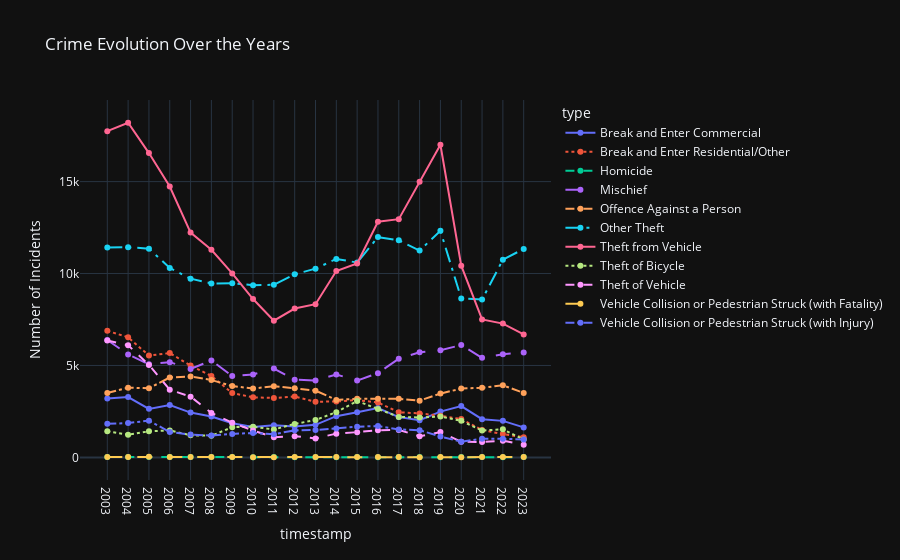

The code cell stored with this chart in its notebook:
### Markdown cell above
What is the significant growth of each crime over the given period of years ?
Plot helps to visualize the distribution of the different types of crimes in the City. By looking at the height of each bar, one can quickly see which types of crimes are most common and least common in the dataset.Here theft seems to be a major problem, especially theft from a vehicle.

### Code cell
# Evolution of crime over the years
crime_by_year = crime_data.groupby([crime_data['timestamp'].dt.year, 'type']).size().reset_index(name='count')

# Plot the data
fig = px.line(crime_by_year, x='timestamp', y='count', color='type',
              markers=True, line_dash='type', labels={'count': 'Number of Incidents'},
              title='Crime Evolution Over the Years',
              template='plotly_dark')

fig.update_xaxes(type='category')  # Ensure x-axis is treated as categorical
fig.show()

### Figure 1 — Plotly figure (JSON) as saved in the notebook; plotly's stock layout.template omitted (floating-point values rounded to 4 significant figures)
{"data": [{"hovertemplate": "type=Break and Enter Commercial<br>timestamp=%{x}<br>Number of Incidents=%{y}<extra></extra>", "legendgroup": "Break and Enter Commercial", "line": {"color": "#636efa", "dash": "solid"}, "marker": {"symbol": "circle"}, "mode": "markers+lines", "name": "Break and Enter Commercial", "orientation": "v", "showlegend": true, "type": "scatter", "x": [2003, 2004, 2005, 2006, 2007, 2008, 2009, 2010, 2011, 2012, 2013, 2014, 2015, 2016, 2017, 2018, 2019, 2020, 2021, 2022, 2023], "xaxis": "x", "y": [3196, 3279, 2639, 2845, 2436, 2225, 1859, 1659, 1750, 1686, 1770, 2241, 2452, 2683, 2192, 2020, 2490, 2788, 2079, 1986, 1632], "yaxis": "y"}, {"hovertemplate": "type=Break and Enter Residential/Other<br>timestamp=%{x}<br>Number of Incidents=%{y}<extra></extra>", "legendgroup": "Break and Enter Residential/Other", "line": {"color": "#EF553B", "dash": "dot"}, "marker": {"symbol": "circle"}, "mode": "markers+lines", "name": "Break and Enter Residential/Other", "orientation": "v", "showlegend": true, "type": "scatter", "x": [2003, 2004, 2005, 2006, 2007, 2008, 2009, 2010, 2011, 2012, 2013, 2014, 2015, 2016, 2017, 2018, 2019, 2020, 2021, 2022, 2023], "xaxis": "x", "y": [6884, 6533, 5538, 5673, 4996, 4429, 3497, 3266, 3230, 3311, 3024, 3042, 3116, 2989, 2454, 2391, 2269, 2083, 1488, 1266, 1100], "yaxis": "y"}, {"hovertemplate": "type=Homicide<br>timestamp=%{x}<br>Number of Incidents=%{y}<extra></extra>", "legendgroup": "Homicide", "line": {"color": "#00cc96", "dash": "dash"}, "marker": {"symbol": "circle"}, "mode": "markers+lines", "name": "Homicide", "orientation": "v", "showlegend": true, "type": "scatter", "x": [2003, 2004, 2005, 2006, 2007, 2008, 2009, 2010, 2011, 2012, 2013, 2014, 2015, 2016, 2017, 2018, 2019, 2020, 2021, 2022, 2023], "xaxis": "x", "y": [17, 22, 22, 18, 19, 18, 18, 10, 15, 8, 7, 9, 15, 11, 17, 14, 12, 19, 19, 11, 14], "yaxis": "y"}, {"hovertemplate": "type=Mischief<br>timestamp=%{x}<br>Number of Incidents=%{y}<extra></extra>", "legendgroup": "Mischief", "line": {"color": "#ab63fa", "dash": "longdash"}, "marker": {"symbol": "circle"}, "mode": "markers+lines", "name": "Mischief", "orientation": "v", "showlegend": true, "type": "scatter", "x": [2003, 2004, 2005, 2006, 2007, 2008, 2009, 2010, 2011, 2012, 2013, 2014, 2015, 2016, 2017, 2018, 2019, 2020, 2021, 2022, 2023], "xaxis": "x", "y": [6387, 5598, 5062, 5180, 4812, 5270, 4425, 4514, 4833, 4228, 4181, 4509, 4178, 4581, 5370, 5716, 5833, 6109, 5415, 5614, 5703], "yaxis": "y"}, {"hovertemplate": "type=Offence Against a Person<br>timestamp=%{x}<br>Number of Incidents=%{y}<extra></extra>", "legendgroup": "Offence Against a Person", "line": {"color": "#FFA15A", "dash": "dashdot"}, "marker": {"symbol": "circle"}, "mode": "markers+lines", "name": "Offence Against a Person", "orientation": "v", "showlegend": true, "type": "scatter", "x": [2003, 2004, 2005, 2006, 2007, 2008, 2009, 2010, 2011, 2012, 2013, 2014, 2015, 2016, 2017, 2018, 2019, 2020, 2021, 2022, 2023], "xaxis": "x", "y": [3507, 3791, 3760, 4345, 4400, 4209, 3878, 3742, 3874, 3760, 3630, 3127, 3193, 3183, 3184, 3085, 3471, 3742, 3785, 3922, 3504], "yaxis": "y"}, {"hovertemplate": "type=Other Theft<br>timestamp=%{x}<br>Number of Incidents=%{y}<extra></extra>", "legendgroup": "Other Theft", "line": {"color": "#19d3f3", "dash": "longdashdot"}, "marker": {"symbol": "circle"}, "mode": "markers+lines", "name": "Other Theft", "orientation": "v", "showlegend": true, "type": "scatter", "x": [2003, 2004, 2005, 2006, 2007, 2008, 2009, 2010, 2011, 2012, 2013, 2014, 2015, 2016, 2017, 2018, 2019, 2020, 2021, 2022, 2023], "xaxis": "x", "y": [11423, 11435, 11355, 10300, 9722, 9463, 9470, 9366, 9388, 9960, 10264, 10794, 10598, 11982, 11809, 11251, 12323, 8647, 8583, 10754, 11340], "yaxis": "y"}, {"hovertemplate": "type=Theft from Vehicle<br>timestamp=%{x}<br>Number of Incidents=%{y}<extra></extra>", "legendgroup": "Theft from Vehicle", "line": {"color": "#FF6692", "dash": "solid"}, "marker": {"symbol": "circle"}, "mode": "markers+lines", "name": "Theft from Vehicle", "orientation": "v", "showlegend": true, "type": "scatter", "x": [2003, 2004, 2005, 2006, 2007, 2008, 2009, 2010, 2011, 2012, 2013, 2014, 2015, 2016, 2017, 2018, 2019, 2020, 2021, 2022, 2023], "xaxis": "x", "y": [17743, 18202, 16552, 14730, 12227, 11295, 10007, 8614, 7434, 8096, 8333, 10140, 10547, 12815, 12957, 14996, 17005, 10430, 7502, 7276, 6686], "yaxis": "y"}, {"hovertemplate": "type=Theft of Bicycle<br>timestamp=%{x}<br>Number of Incidents=%{y}<extra></extra>", "legendgroup": "Theft of Bicycle", "line": {"color": "#B6E880", "dash": "dot"}, "marker": {"symbol": "circle"}, "mode": "markers+lines", "name": "Theft of Bicycle", "orientation": "v", "showlegend": true, "type": "scatter", "x": [2003, 2004, 2005, 2006, 2007, 2008, 2009, 2010, 2011, 2012, 2013, 2014, 2015, 2016, 2017, 2018, 2019, 2020, 2021, 2022, 2023], "xaxis": "x", "y": [1419, 1230, 1416, 1467, 1203, 1176, 1641, 1669, 1517, 1817, 2032, 2461, 3064, 2637, 2202, 2167, 2221, 1987, 1459, 1528, 967], "yaxis": "y"}, {"hovertemplate": "type=Theft of Vehicle<br>timestamp=%{x}<br>Number of Incidents=%{y}<extra></extra>", "legendgroup": "Theft of Vehicle", "line": {"color": "#FF97FF", "dash": "dash"}, "marker": {"symbol": "circle"}, "mode": "markers+lines", "name": "Theft of Vehicle", "orientation": "v", "showlegend": true, "type": "scatter", "x": [2003, 2004, 2005, 2006, 2007, 2008, 2009, 2010, 2011, 2012, 2013, 2014, 2015, 2016, 2017, 2018, 2019, 2020, 2021, 2022, 2023], "xaxis": "x", "y": [6360, 6100, 5029, 3681, 3304, 2417, 1880, 1465, 1094, 1152, 1033, 1291, 1371, 1478, 1496, 1145, 1378, 853, 838, 910, 684], "yaxis": "y"}, {"hovertemplate": "type=Vehicle Collision or Pedestrian Struck (with Fatality)<br>timestamp=%{x}<br>Number of Incidents=%{y}<extra></extra>", "legendgroup": "Vehicle Collision or Pedestrian Struck (with Fatality)", "line": {"color": "#FECB52", "dash": "longdash"}, "marker": {"symbol": "circle"}, "mode": "markers+lines", "name": "Vehicle Collision or Pedestrian Struck (with Fatality)", "orientation": "v", "showlegend": true, "type": "scatter", "x": [2003, 2004, 2005, 2006, 2007, 2008, 2009, 2010, 2011, 2012, 2013, 2014, 2015, 2016, 2017, 2018, 2019, 2020, 2021, 2022, 2023], "xaxis": "x", "y": [25, 22, 32, 20, 24, 17, 14, 10, 12, 18, 15, 14, 14, 15, 14, 13, 14, 8, 22, 19, 15], "yaxis": "y"}, {"hovertemplate": "type=Vehicle Collision or Pedestrian Struck (with Injury)<br>timestamp=%{x}<br>Number of Incidents=%{y}<extra></extra>", "legendgroup": "Vehicle Collision or Pedestrian Struck (with Injury)", "line": {"color": "#636efa", "dash": "dashdot"}, "marker": {"symbol": "circle"}, "mode": "markers+lines", "name": "Vehicle Collision or Pedestrian Struck (with Injury)", "orientation": "v", "showlegend": true, "type": "scatter", "x": [2003, 2004, 2005, 2006, 2007, 2008, 2009, 2010, 2011, 2012, 2013, 2014, 2015, 2016, 2017, 2018, 2019, 2020, 2021, 2022, 2023], "xaxis": "x", "y": [1824, 1868, 1999, 1383, 1238, 1185, 1278, 1327, 1260, 1472, 1492, 1576, 1667, 1707, 1523, 1476, 1137, 851, 1019, 1011, 973], "yaxis": "y"}], "layout": {"legend": {"title": {"text": "type"}, "tracegroupgap": 0}, "title": {"text": "Crime Evolution Over the Years"}, "xaxis": {"anchor": "y", "domain": [0, 1], "title": {"text": "timestamp"}, "type": "category"}, "yaxis": {"anchor": "x", "domain": [0, 1], "title": {"text": "Number of Incidents"}}}}
